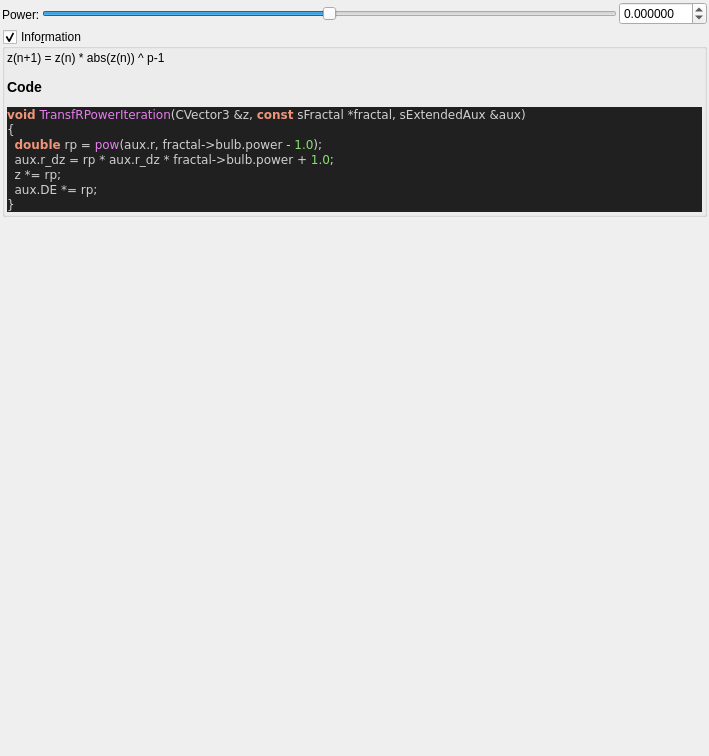
<?xml version="1.0" encoding="UTF-8"?>
<ui version="4.0">
 <class>transf_r_power</class>
 <widget class="QWidget" name="Form">
  <property name="geometry">
   <rect>
    <x>0</x>
    <y>0</y>
    <width>709</width>
    <height>756</height>
   </rect>
  </property>
  <property name="windowTitle">
   <string notr="true">transf_r_power</string>
  </property>
  <layout class="QVBoxLayout" name="verticalLayout">
   <property name="spacing">
    <number>2</number>
   </property>
   <property name="leftMargin">
    <number>2</number>
   </property>
   <property name="topMargin">
    <number>2</number>
   </property>
   <property name="rightMargin">
    <number>2</number>
   </property>
   <property name="bottomMargin">
    <number>2</number>
   </property>
   <item>
    <layout class="QGridLayout" name="gridLayout">
     <property name="spacing">
      <number>2</number>
     </property>
     <item row="0" column="2">
      <widget class="MyDoubleSpinBox" name="spinbox_power">
       <property name="sizePolicy">
        <sizepolicy hsizetype="Minimum" vsizetype="Maximum">
         <horstretch>0</horstretch>
         <verstretch>0</verstretch>
        </sizepolicy>
       </property>
       <property name="prefix">
        <string/>
       </property>
       <property name="suffix">
        <string/>
       </property>
       <property name="decimals">
        <number>6</number>
       </property>
       <property name="minimum">
        <double>-99.989999999999995</double>
       </property>
       <property name="maximum">
        <double>99.989999999999995</double>
       </property>
       <property name="singleStep">
        <double>0.100000000000000</double>
       </property>
      </widget>
     </item>
     <item row="0" column="1">
      <widget class="QSlider" name="slider_power">
       <property name="sizePolicy">
        <sizepolicy hsizetype="Expanding" vsizetype="Maximum">
         <horstretch>0</horstretch>
         <verstretch>0</verstretch>
        </sizepolicy>
       </property>
       <property name="minimum">
        <number>-10000000</number>
       </property>
       <property name="maximum">
        <number>10000000</number>
       </property>
       <property name="value">
        <number>0</number>
       </property>
       <property name="sliderPosition">
        <number>0</number>
       </property>
       <property name="orientation">
        <enum>Qt::Horizontal</enum>
       </property>
      </widget>
     </item>
     <item row="0" column="0" rowspan="2">
      <widget class="QLabel" name="label_108">
       <property name="text">
        <string>Power:</string>
       </property>
      </widget>
     </item>
    </layout>
   </item>
   <item>
    <widget class="MyGroupBox" name="groupCheck_info">
     <property name="title">
      <string>Info&amp;rmation</string>
     </property>
     <property name="flat">
      <bool>false</bool>
     </property>
     <property name="checkable">
      <bool>true</bool>
     </property>
     <layout class="QVBoxLayout" name="verticalLayout_2">
      <property name="spacing">
       <number>2</number>
      </property>
      <property name="leftMargin">
       <number>2</number>
      </property>
      <property name="topMargin">
       <number>2</number>
      </property>
      <property name="rightMargin">
       <number>2</number>
      </property>
      <property name="bottomMargin">
       <number>2</number>
      </property>
      <item>
       <widget class="QLabel" name="label_code_content">
        <property name="text">
         <string notr="true">&lt;p&gt;z(n+1) = z(n) * abs(z(n)) ^ p-1&lt;/p&gt;&lt;table&gt;
&lt;/table&gt;
&lt;h3&gt;Code&lt;/h3&gt;
&lt;body style=&quot;background-color:#202020&quot;&gt;
&lt;pre style=&quot;color:#d0d0d0; background-color:#202020;  font-family:'Courier New',monospace;&quot;&gt;&lt;span style=&quot;color:#f09479; font-weight:bold&quot;&gt;void&lt;/span&gt; &lt;span style=&quot;color:#e47eed&quot;&gt;TransfRPowerIteration&lt;/span&gt;&lt;span style=&quot;color:#d0d0d0&quot;&gt;(&lt;/span&gt;CVector3 &lt;span style=&quot;color:#d0d0d0&quot;&gt;&amp;amp;&lt;/span&gt;z&lt;span style=&quot;color:#d0d0d0&quot;&gt;,&lt;/span&gt; &lt;span style=&quot;color:#f09479; font-weight:bold&quot;&gt;const&lt;/span&gt; sFractal &lt;span style=&quot;color:#d0d0d0&quot;&gt;*&lt;/span&gt;fractal&lt;span style=&quot;color:#d0d0d0&quot;&gt;,&lt;/span&gt; sExtendedAux &lt;span style=&quot;color:#d0d0d0&quot;&gt;&amp;amp;&lt;/span&gt;aux&lt;span style=&quot;color:#d0d0d0&quot;&gt;)&lt;/span&gt;
&lt;span style=&quot;color:#d0d0d0&quot;&gt;{&lt;/span&gt;
  &lt;span style=&quot;color:#f09479; font-weight:bold&quot;&gt;double&lt;/span&gt; rp &lt;span style=&quot;color:#d0d0d0&quot;&gt;=&lt;/span&gt; &lt;span style=&quot;color:#e47eed&quot;&gt;pow&lt;/span&gt;&lt;span style=&quot;color:#d0d0d0&quot;&gt;(&lt;/span&gt;aux&lt;span style=&quot;color:#d0d0d0&quot;&gt;.&lt;/span&gt;r&lt;span style=&quot;color:#d0d0d0&quot;&gt;,&lt;/span&gt; fractal&lt;span style=&quot;color:#d0d0d0&quot;&gt;-&amp;gt;&lt;/span&gt;bulb&lt;span style=&quot;color:#d0d0d0&quot;&gt;.&lt;/span&gt;power &lt;span style=&quot;color:#d0d0d0&quot;&gt;-&lt;/span&gt; &lt;span style=&quot;color:#87df71&quot;&gt;1.0&lt;/span&gt;&lt;span style=&quot;color:#d0d0d0&quot;&gt;);&lt;/span&gt;
  aux&lt;span style=&quot;color:#d0d0d0&quot;&gt;.&lt;/span&gt;r_dz &lt;span style=&quot;color:#d0d0d0&quot;&gt;=&lt;/span&gt; rp &lt;span style=&quot;color:#d0d0d0&quot;&gt;*&lt;/span&gt; aux&lt;span style=&quot;color:#d0d0d0&quot;&gt;.&lt;/span&gt;r_dz &lt;span style=&quot;color:#d0d0d0&quot;&gt;*&lt;/span&gt; fractal&lt;span style=&quot;color:#d0d0d0&quot;&gt;-&amp;gt;&lt;/span&gt;bulb&lt;span style=&quot;color:#d0d0d0&quot;&gt;.&lt;/span&gt;power &lt;span style=&quot;color:#d0d0d0&quot;&gt;+&lt;/span&gt; &lt;span style=&quot;color:#87df71&quot;&gt;1.0&lt;/span&gt;&lt;span style=&quot;color:#d0d0d0&quot;&gt;;&lt;/span&gt;
  z &lt;span style=&quot;color:#d0d0d0&quot;&gt;*=&lt;/span&gt; rp&lt;span style=&quot;color:#d0d0d0&quot;&gt;;&lt;/span&gt;
  aux&lt;span style=&quot;color:#d0d0d0&quot;&gt;.&lt;/span&gt;DE &lt;span style=&quot;color:#d0d0d0&quot;&gt;*=&lt;/span&gt; rp&lt;span style=&quot;color:#d0d0d0&quot;&gt;;&lt;/span&gt;
&lt;span style=&quot;color:#d0d0d0&quot;&gt;}&lt;/span&gt;
&lt;/pre&gt;
&lt;/body&gt;</string>
        </property>
        <property name="wordWrap">
         <bool>true</bool>
        </property>
        <property name="openExternalLinks">
         <bool>true</bool>
        </property>
        <property name="textInteractionFlags">
         <set>Qt::LinksAccessibleByMouse|Qt::TextSelectableByMouse</set>
        </property>
       </widget>
      </item>
     </layout>
    </widget>
   </item>
   <item>
    <spacer name="verticalSpacer">
     <property name="orientation">
      <enum>Qt::Vertical</enum>
     </property>
     <property name="sizeHint" stdset="0">
      <size>
       <width>20</width>
       <height>40</height>
      </size>
     </property>
    </spacer>
   </item>
  </layout>
 </widget>
 <customwidgets>
  <customwidget>
   <class>MyDoubleSpinBox</class>
   <extends>QDoubleSpinBox</extends>
   <header>my_double_spin_box.h</header>
  </customwidget>
  <customwidget>
   <class>MyGroupBox</class>
   <extends>QGroupBox</extends>
   <header>my_group_box.h</header>
   <container>1</container>
  </customwidget>
 </customwidgets>
 <tabstops>
  <tabstop>slider_power</tabstop>
  <tabstop>spinbox_power</tabstop>
  <tabstop>groupCheck_info</tabstop>
 </tabstops>
 <resources/>
 <connections/>
</ui>
